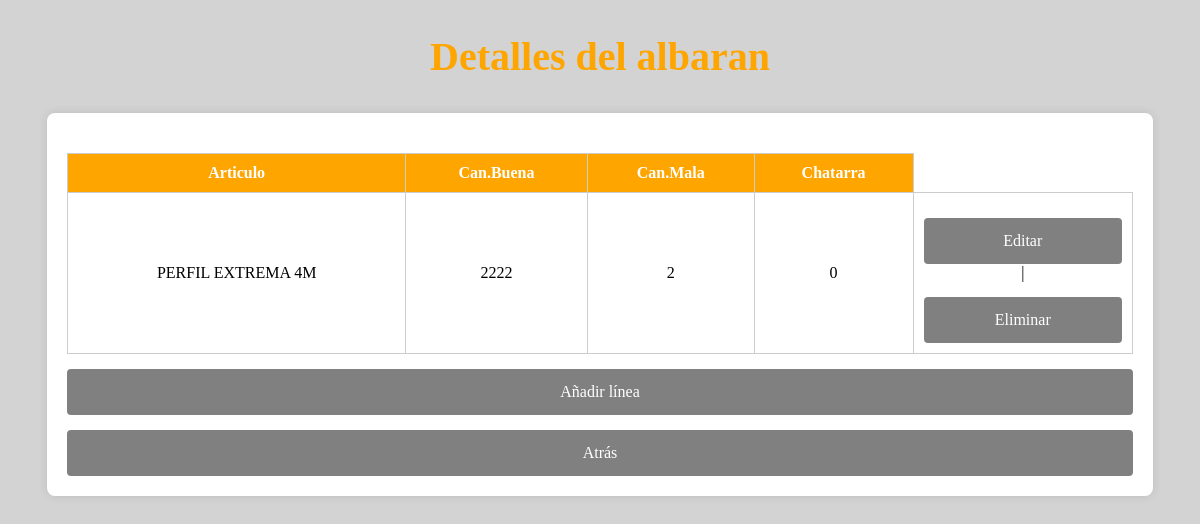
Page /detalle_albaran/51/ on the committed database.
### pda/models.py (models this page shows, shortened)
class LineaArticulo(models.Model):
    albaran = models.ForeignKey(AlbaranDevolucion, on_delete=models.CASCADE, related_name='lineas')
    idArticulo=models.IntegerField(null=True, blank=True)
    cantidad_buena=models.IntegerField(null=True, blank=True)
    cantidad_mala=models.IntegerField(null=True, blank=True)
    chatarra=models.IntegerField(null=True, blank=True)

class Articulo(models.Model):
    nombre=models.TextField(null=True,blank=True)

### pda/views.py (the view)
# urls.py: path('detalle_albaran/<int:albaran_id>/',detalles_albaran, name='detalle_albaran'),
def detalles_albaran(request,albaran_id):
    albaran=get_object_or_404(AlbaranDevolucion,id=albaran_id)
    articulos=LineaArticulo.objects.filter(albaran=albaran) #Obtenemos las lineas asociadas al albaran
    articulos_dict = get_articulos_dict()
    for linea in articulos:
        linea.nombre_articulo=articulos_dict.get(linea.idArticulo)
    return render(request,'detalle_albaran.html',{
        'albaran':albaran,
        'articulos':articulos,
    })

### pda/utils.py (called while the page is built)
def get_articulos_dict():
    return {art.id:art.nombre for art in Articulo.objects.all()}

### templates/detalle_albaran.html (shortened to what this page needs)
<!DOCTYPE html>
<html lang="en">
<head>
</head>
<body>
    <h2>Detalles del albaran</h2>
    <div class="container">
        <div class="form-container">
            <table>
                <thead>
                    <tr>
                        <th>Articulo</th>
                        <th>Can.Buena</th>
                        <th>Can.Mala</th>
                        <th>Chatarra</th>
                    </tr>
                </thead>
                <tbody>
                    {% for a in articulos %}
                    <tr>
                        <td>{{ a.nombre_articulo }}</td>
                        <td>{{ a.cantidad_buena }}</td>
                        <td>{{ a.cantidad_mala }}</td>
                        <td>{{ a.chatarra }}</td>
                        <td>
                            <a href="{% url 'editar_linea' a.id %}">Editar</a> |
                            <a href="{% url 'eliminar_linea' a.id %}" onclick="return confirm('¿Estas seguro de que deseas eliminar esta linea?');">Eliminar</a>
                        </td>
                    </tr>
                    {% endfor %}
                </tbody>
            </table>
            <a href="{% url 'añadir_lineas' albaran.id %}">Añadir línea</a>
            <a  href="{% url 'listaAlbaranes' %}"> Atrás</a>
        </div>
    </div>
</body>
</html>

### templates/detalle_albaran.html (style rules this page uses)
body { background-color: lightgrey; }
h2 { text-align: center; color: orange; font-size: 40px; }
.container { display: flex; justify-content: center; margin-top: 20px; }
.form-container { background-color: white; padding: 20px; border-radius: 8px; box-shadow: 0 0 10px rgba(0, 0, 0, 0.1); width: 90%; overflow-x: auto; }
table { width: 100%; border-collapse: collapse; margin-top: 20px; }
th, td { border: 1px solid #ccc; padding: 10px; text-align: center; }
th { background-color: orange; color: white; }
a { text-decoration: none; color: white; display: block; background-color: grey; padding: 14px 20px; text-align: center; margin-top: 15px; width: 100%; box-sizing: border-box; border-radius: 4px; }

### rows in the picture
LineaArticulo: nombre_articulo "PERFIL EXTREMA 4M", cantidad_buena "2222", cantidad_mala "2", chatarra "0"
